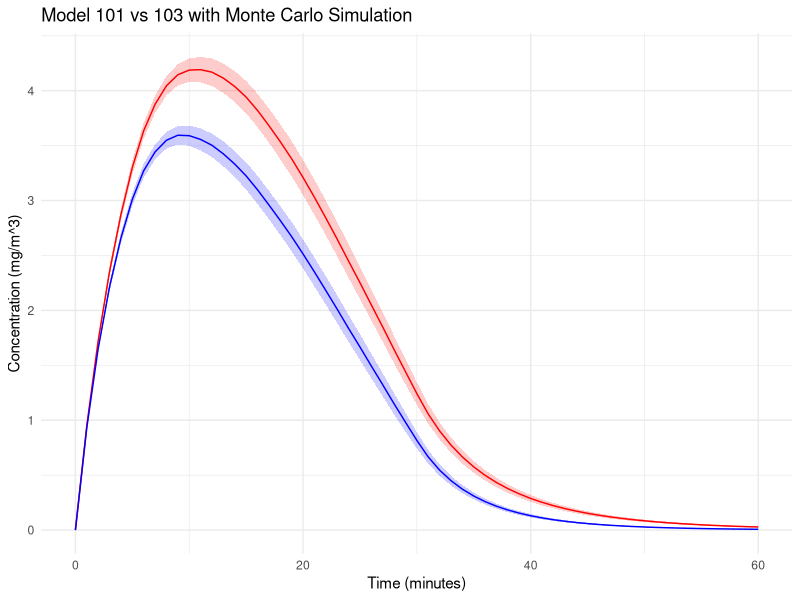
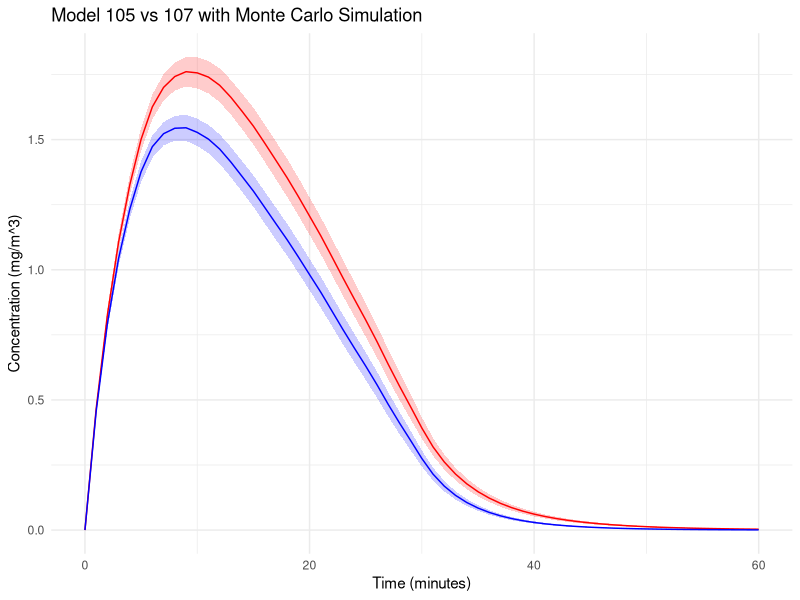
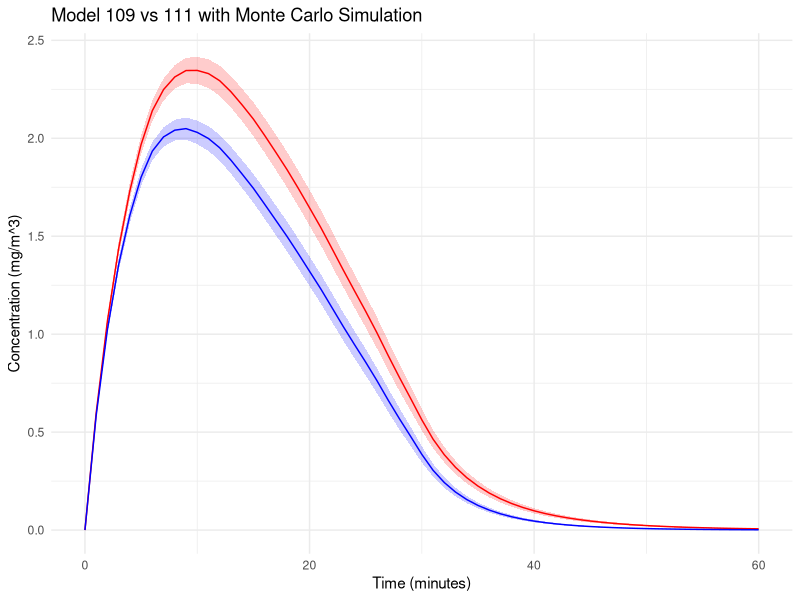
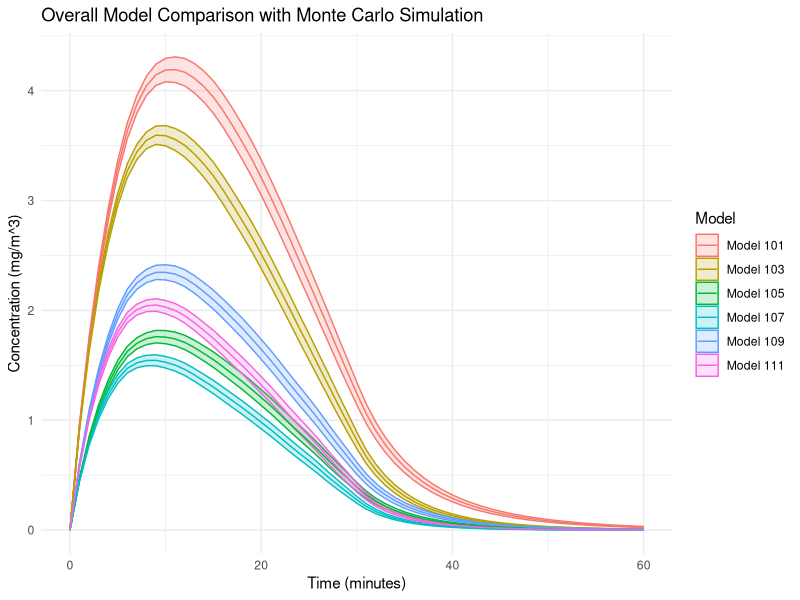
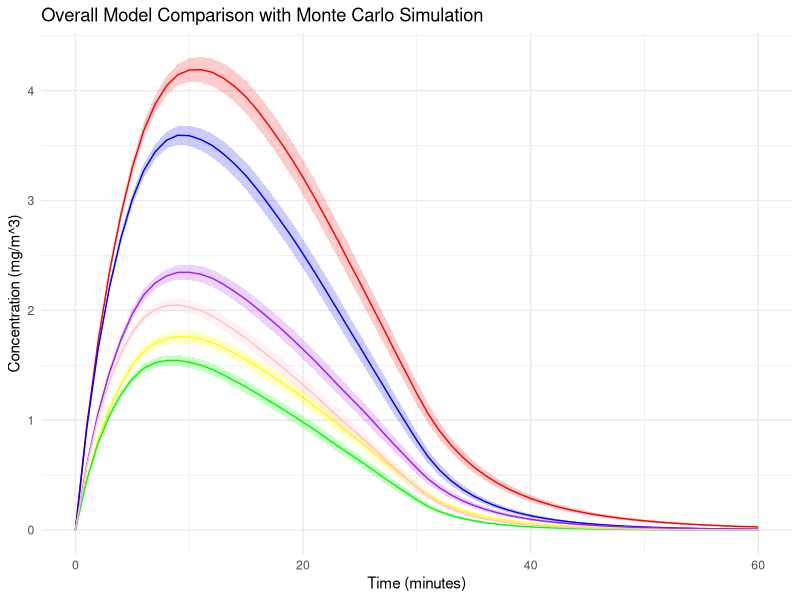

These figures' R source, in order:
# Define Model 100 with the gamma factor
model_100 <- function(G, Q, gamma) {
  C_steady <- gamma * G / Q
  return(C_steady)
}

# Define Model 101
model_101 <- function(G, Q, V, t_g, T) {
  # Create a time vector
  time_vector <- seq(0, T, by = 1)
  
# Calculate the phase of concentration increase
  C_rise <- sapply(time_vector, function(t) {
    if (t <= t_g) {
      return((G / Q) * (1 - exp((-Q * t) / V )))
    } else {
      return(NA)
    }
  })          
  
  # Concentration at the end of the emission phase as the initial concentration for the decay phase
  C0 <- (G / Q) * (1 - exp(-Q * t_g / V ))
  
  # Calculate the concentration decay phase
  C_decay <- sapply(time_vector, function(t) {
    if (t > t_g) {
      return(C0 * exp(-Q * (t - t_g) / V ))
    } else {
      return(NA)
    }
  })
  
  return(list(time = time_vector, concentration_rise = C_rise, concentration_decay = C_decay))
}


T <- 60   # Total time (minutes)
t_g <- 15 # Time of generation (minutes)
G <- 100  # mg/min
Q <- 20   # m^3/min
epsilon_L <- 0.5  # Efficiency of local exhaust
epsilon_L_F <- 0.75  # Efficiency of local exhaust filtration
Q_R <- 5  # m^3/min
epsilon_RF <- 0.9  # Efficiency of recirculation filtration
V <- 100  # m^3
gamma <- 0.25  


# Calculation of steady-state concentrations for model 100
C_steady_100 <- model_100(G, Q, gamma)

# Calculation of steady-state concentrations for model 101
results_101 <- model_101(G, Q, V, t_g, T)


# Define Model 102
model_102 <- function(G, Q, Q_R, epsilon_RF, gamma) {
  C_bar <- (gamma * G) / (Q + epsilon_RF * Q_R)
  C_RF <- C_bar * (1 - epsilon_RF)
  return(list(C_bar = C_bar, C_RF = C_RF))
}


# Define Model 103
model_103 <- function(G, Q, Q_R, epsilon_RF, V, t_g, T) {
  Q_instead <- Q + epsilon_RF * Q_R
  return(model_101(G, Q_instead, V, t_g, T))
}

T <- 60   # Total time (minutes)
t_g <- 15 # Time of generation (minutes)
G <- 100  # mg/min
Q <- 20   # m^3/min
epsilon_L <- 0.5  # Efficiency of local exhaust
epsilon_L_F <- 0.75  # Efficiency of local exhaust filtration
Q_R <- 5  # m^3/min
epsilon_RF <- 0.9  # Efficiency of recirculation filtration
V <- 100  # m^3
gamma <- 0.25  

results_102 <- model_102(G, Q, Q_R, epsilon_RF, gamma)
results_103 <- model_103(G, Q, Q_R, epsilon_RF, V, t_g, T)

#Visualization
library(ggplot2)
C_bar_1 <- results_102$C_bar

results_103_df <- data.frame(Time = results_103$time, 
                             Concentration = c(results_103$concentration_rise, results_103$concentration_decay))
results_103_df <- results_103_df[!is.na(results_103_df$Concentration), ]

# Monte Carlo

G_range <- c(60, 150)
Q_range <- c(10, 30)
Q_R_range <- c(2, 10)
V_range <- c(60, 150)
t_g_range <- c(5, 30)
T <- 60
gamma_range <- t_g_range / T
epsilon_RF_range <- c(0.5, 0.95)

# simulation times
n_simulations <- 1000

results_101 <- vector("list", n_simulations)
results_103 <- vector("list", n_simulations)

# Monte Carlo simulation
set.seed(123)
for (i in 1:n_simulations) {
    # Randomly selection
    G <- runif(1, G_range[1], G_range[2])
    Q <- runif(1, Q_range[1], Q_range[2])
    Q_R <- runif(1, Q_R_range[1], Q_R_range[2])
    V <- runif(1, V_range[1], V_range[2])
    t_g <- runif(1, t_g_range[1], t_g_range[2])
    gamma <- runif(1, gamma_range[1], gamma_range[2])
    epsilon_RF <- runif(1, epsilon_RF_range[1], epsilon_RF_range[2])
    
    results_101[[i]] <- model_101(G, Q, V, t_g, T)
    results_103[[i]] <- model_103(G, Q, Q_R, epsilon_RF, V, t_g, T)
}

# Transfer to data.frame
df_101 <- do.call(rbind, lapply(results_101, function(x) data.frame(Time = x$time, 
                                                                    Concentration = c(x$concentration_rise, x$concentration_decay))))
df_103 <- do.call(rbind, lapply(results_103, function(x) data.frame(Time = x$time, 
                                                                    Concentration = c(x$concentration_rise, x$concentration_decay))))

                                
average_and_ci <- function(df, n) {
    df_summary <- aggregate(Concentration ~ Time, data = df, mean)
    df_summary$SD <- aggregate(Concentration ~ Time, data = df, sd)$Concentration
    df_summary$CI_lower <- df_summary$Concentration - qt(0.975, df=n-1) * df_summary$SD / sqrt(n)
    df_summary$CI_upper <- df_summary$Concentration + qt(0.975, df=n-1) * df_summary$SD / sqrt(n)
    return(df_summary)
}

average_101 <- average_and_ci(df_101, n_simulations)
average_103 <- average_and_ci(df_103, n_simulations)

ggplot() +
    geom_ribbon(data = average_101, aes(x = Time, ymin = CI_lower, ymax = CI_upper), fill = "red", alpha = 0.2) +
    geom_line(data = average_101, aes(x = Time, y = Concentration), color = "red") +
    geom_ribbon(data = average_103, aes(x = Time, ymin = CI_lower, ymax = CI_upper), fill = "blue", alpha = 0.2) +
    geom_line(data = average_103, aes(x = Time, y = Concentration), color = "blue") +
    labs(title = "Model 101 vs 103 with Monte Carlo Simulation",
         x = "Time (minutes)", 
         y = "Concentration (mg/m^3)") +
    theme_minimal()






# Define Model 104
model_104 <- function(G, Q, Q_L, epsilon_L, gamma) {
  C_avg <- (gamma * G * (1 - epsilon_L)) / (Q + Q_L)
  C_L_avg <- C_avg + (epsilon_L * gamma * G) / Q_L
  return(list(C_avg = C_avg, C_L_avg = C_L_avg))
}


# Define Model 105
model_105 <- function(G, Q, Q_L, epsilon_L, V, t_g, T) {
  # Create a time vector
  time_vector <- seq(0, T, by = 1)
  
  C_rise <- sapply(time_vector, function(t) {
    if (t <= t_g) {
      return(((G * (1 - epsilon_L)) / (Q + Q_L)) * (1 - exp((-(Q + Q_L) * t) / V)))
    } else {
      return(NA)
    }
  })
  
  C0 <- (G * (1 - epsilon_L)) / (Q + Q_L) * (1 - exp((-(Q + Q_L) * t_g) / V))
  
  C_decay <- sapply(time_vector, function(t) {
    if (t > t_g) {
      return(C0 * exp((-(Q + Q_L) * (t - t_g)) / V))
    } else {
      return(NA)
    }
  })
  
  return(list(time = time_vector, concentration_rise = C_rise, concentration_decay = C_decay))
}


# Define Model 106
model_106 <- function(G, Q, Q_L, epsilon_L, Q_R, epsilon_RF, gamma) {
  C_avg <- (gamma * G * (1 - epsilon_L)) / ((Q + epsilon_RF * Q_R) + Q_L)
  C_L_avg <- C_avg + (epsilon_L * gamma * G) / Q_L
  C_RF <- C_avg * (1 - epsilon_RF)
  return(list(C_avg = C_avg, C_L_avg = C_L_avg, C_RF = C_RF))
}


# Define Model 107
model_107 <- function(G, Q, Q_L, epsilon_L, Q_R, epsilon_RF, V, t_g, T) {
  Q_instead <- Q + epsilon_RF * Q_R
  return(model_105(G, Q_instead, Q_L, epsilon_L, V, t_g, T))
}


T <- 60   # Total time (minutes)
t_g <- 15 # Time of generation (minutes)
G <- 100  # mg/min
Q <- 20   # m^3/min
Q_L <- 5  # m^3/min
epsilon_L <- 0.5  # Efficiency of local exhaust
epsilon_L_F <- 0.75  # Efficiency of local exhaust filtration
Q_R <- 5  # m^3/min
epsilon_RF <- 0.9  # Efficiency of recirculation filtration
V <- 100  # m^3
gamma <- 0.25 


# Monte Carlo

G_range <- c(60, 150)
Q_range <- c(10, 30)
Q_L_range <- c(2, 8)
epsilon_L_range <- c(0.2, 0.8)
epsilon_L_F_range <- c(0.5, 0.95)
Q_R_range <- c(2, 10)
epsilon_RF_range <- c(0.5, 0.95)
V_range <- c(60, 150)
t_g_range <- c(5, 30)
T <- 60
gamma_range <- t_g_range / T


# simulation times
n_simulations <- 1000

results_105 <- vector("list", n_simulations)
results_107 <- vector("list", n_simulations)

# Monte Carlo simulation
set.seed(123)
for (i in 1:n_simulations) {
    # Randomly selection
    G <- runif(1, G_range[1], G_range[2])
    Q <- runif(1, Q_range[1], Q_range[2])
    Q_L <- runif(1, Q_L_range[1], Q_L_range[2])
    epsilon_L <- runif(1, epsilon_L_range[1], epsilon_L_range[2])
    epsilon_L_F <- runif(1, epsilon_L_F_range[1], epsilon_L_F_range[2])
    Q_R <- runif(1, Q_R_range[1], Q_R_range[2])
    V <- runif(1, V_range[1], V_range[2])
    t_g <- runif(1, t_g_range[1], t_g_range[2])
    gamma <- runif(1, gamma_range[1], gamma_range[2])
    epsilon_RF <- runif(1, epsilon_RF_range[1], epsilon_RF_range[2])
    
    results_105[[i]] <- model_105(G, Q, Q_L, epsilon_L, V, t_g, T)
    results_107[[i]] <- model_107(G, Q, Q_L, epsilon_L, Q_R, epsilon_RF, V, t_g, T)
}

# Transfer to data.frame
df_105 <- do.call(rbind, lapply(results_105, function(x) data.frame(Time = x$time, 
                                                                    Concentration = c(x$concentration_rise, x$concentration_decay))))

df_107 <- do.call(rbind, lapply(results_107, function(x) data.frame(Time = x$time, 
                                                                    Concentration = c(x$concentration_rise, x$concentration_decay))))

                                
average_and_ci <- function(df, n) {
    df_summary <- aggregate(Concentration ~ Time, data = df, mean)
    df_summary$SD <- aggregate(Concentration ~ Time, data = df, sd)$Concentration
    df_summary$CI_lower <- df_summary$Concentration - qt(0.975, df=n-1) * df_summary$SD / sqrt(n)
    df_summary$CI_upper <- df_summary$Concentration + qt(0.975, df=n-1) * df_summary$SD / sqrt(n)
    return(df_summary)
}

average_105 <- average_and_ci(df_105, n_simulations)
average_107 <- average_and_ci(df_107, n_simulations)


ggplot() +
    geom_ribbon(data = average_105, aes(x = Time, ymin = CI_lower, ymax = CI_upper), fill = "red", alpha = 0.2) +
    geom_line(data = average_105, aes(x = Time, y = Concentration), color = "red") +
    geom_ribbon(data = average_107, aes(x = Time, ymin = CI_lower, ymax = CI_upper), fill = "blue", alpha = 0.2) +
    geom_line(data = average_107, aes(x = Time, y = Concentration), color = "blue") +
    labs(title = "Model 105 vs 107 with Monte Carlo Simulation",
         x = "Time (minutes)", 
         y = "Concentration (mg/m^3)") +
    theme_minimal()


                                
# Define Model 108
model_108 <- function(G, Q, Q_L, epsilon_L, epsilon_L_F, gamma) {
  C_avg <- (gamma * G * (1 - epsilon_L * epsilon_L_F)) / (Q + epsilon_L_F * Q_L)
  C_LE <- C_avg + (epsilon_L * gamma * G) / Q_L
  C_LF <- C_LE * (1 - epsilon_L_F)
  return(list(C_avg = C_avg, C_LE = C_LE, C_LF = C_LF))
}


# Define Model 109
model_109 <- function(G, Q, Q_L, epsilon_L, epsilon_L_F, V, t_g, T) {
  # Create a time vector
  time_vector <- seq(0, T, by = 1)
  
  C_rise <- sapply(time_vector, function(t) {
    if (t <= t_g) {
      return(((G * (1 - epsilon_L * epsilon_L_F)) / (Q + epsilon_L_F * Q_L)) * (1 - exp((-(Q + epsilon_L_F * Q_L) * t) / V)))
    } else {
      return(NA)
    }
  })
  
  C0 <- ((G * (1 - epsilon_L * epsilon_L_F)) / (Q + epsilon_L_F * Q_L)) * (1 - exp((-(Q + epsilon_L_F * Q_L) * t_g) / V))
  
  C_decay <- sapply(time_vector, function(t) {
    if (t > t_g) {
      return(C0 * exp((-(Q + epsilon_L_F * Q_L) * (t - t_g)) / V))
    } else {
      return(NA)
    }
  })
  
  return(list(time = time_vector, concentration_rise = C_rise, concentration_decay = C_decay))
}


# Define Model 110
model_110 <- function(G, Q, Q_L, epsilon_L, epsilon_L_F, Q_R, epsilon_RF, gamma) {
  C_avg <- (gamma * G * (1 - epsilon_L * epsilon_L_F)) / ((Q + epsilon_RF * Q_R) + epsilon_L_F * Q_L)
  C_LE <- C_avg + (epsilon_L * gamma * G) / Q_L
  C_LF <- C_LE * (1 - epsilon_L_F)
  C_RF <- C_avg * (1 - epsilon_RF)
  return(list(C_avg = C_avg, C_LE = C_LE, C_LF = C_LF, C_RF = C_RF))
}


# Define Model 111
model_111 <- function(G, Q, Q_L, epsilon_L, epsilon_L_F, Q_R, epsilon_RF, V, t_g, T) {
  Q_instead <- Q + epsilon_RF * Q_R
  return(model_109(G, Q_instead, Q_L, epsilon_L, epsilon_L_F, V, t_g, T))
}


T <- 60   # Total time (minutes)
t_g <- 15 # Time of generation (minutes)
G <- 100  # mg/min
Q <- 20   # m^3/min
Q_L <- 5  # m^3/min
epsilon_L <- 0.5  # Efficiency of local exhaust
epsilon_L_F <- 0.75  # Efficiency of local exhaust filtration
Q_R <- 5  # m^3/min
epsilon_RF <- 0.9  # Efficiency of recirculation filtration
V <- 100  # m^3
gamma <- 0.25 

                                
# Monte Carlo

G_range <- c(60, 150)
Q_range <- c(10, 30)
Q_L_range <- c(2, 8)
epsilon_L_range <- c(0.2, 0.8)
epsilon_L_F_range <- c(0.5, 0.95)
Q_R_range <- c(2, 10)
epsilon_RF_range <- c(0.5, 0.95)
V_range <- c(60, 150)
t_g_range <- c(5, 30)
T <- 60
gamma_range <- t_g_range / T


# simulation times
n_simulations <- 1000
                                
results_109 <- vector("list", n_simulations)
results_111 <- vector("list", n_simulations)

set.seed(123)
for (i in 1:n_simulations) {
    # Randomly selection
    G <- runif(1, G_range[1], G_range[2])
    Q <- runif(1, Q_range[1], Q_range[2])
    Q_L <- runif(1, Q_L_range[1], Q_L_range[2])
    epsilon_L <- runif(1, epsilon_L_range[1], epsilon_L_range[2])
    epsilon_L_F <- runif(1, epsilon_L_F_range[1], epsilon_L_F_range[2])
    Q_R <- runif(1, Q_R_range[1], Q_R_range[2])
    V <- runif(1, V_range[1], V_range[2])
    t_g <- runif(1, t_g_range[1], t_g_range[2])
    gamma <- runif(1, gamma_range[1], gamma_range[2])
    epsilon_RF <- runif(1, epsilon_RF_range[1], epsilon_RF_range[2])

    results_109[[i]] <- model_109(G, Q, Q_L, epsilon_L, epsilon_L_F, V, t_g, T)
    results_111[[i]] <- model_111(G, Q, Q_L, epsilon_L, epsilon_L_F, Q_R, epsilon_RF, V, t_g, T)
}


# Transfer to data.frame
df_109 <- do.call(rbind, lapply(results_109, function(x) data.frame(Time = x$time, 
                                                                    Concentration = c(x$concentration_rise, x$concentration_decay))))

df_111 <- do.call(rbind, lapply(results_111, function(x) data.frame(Time = x$time, 
                                                                    Concentration = c(x$concentration_rise, x$concentration_decay))))

# Calculate Average and Confidence Interval
average_109 <- average_and_ci(df_109, n_simulations)
average_111 <- average_and_ci(df_111, n_simulations)

# Plotting with ggplot
ggplot() +
    geom_ribbon(data = average_109, aes(x = Time, ymin = CI_lower, ymax = CI_upper), fill = "red", alpha = 0.2) +
    geom_line(data = average_109, aes(x = Time, y = Concentration), color = "red") +
    geom_ribbon(data = average_111, aes(x = Time, ymin = CI_lower, ymax = CI_upper), fill = "blue", alpha = 0.2) +
    geom_line(data = average_111, aes(x = Time, y = Concentration), color = "blue") +
    labs(title = "Model 109 vs 111 with Monte Carlo Simulation",
         x = "Time (minutes)", 
         y = "Concentration (mg/m^3)") +
    theme_minimal()

                                
                                

# Overall comparison
average_101$Model <- "Model 101"
average_103$Model <- "Model 103"
average_105$Model <- "Model 105"
average_107$Model <- "Model 107"
average_109$Model <- "Model 109"
average_111$Model <- "Model 111"

combined_averages <- rbind(average_101, average_103, average_105, average_107, average_109, average_111)

ggplot(combined_averages, aes(x = Time, y = Concentration, color = Model)) +
    geom_ribbon(aes(ymin = CI_lower, ymax = CI_upper, fill = Model), alpha = 0.2) +
    geom_line() +
    labs(title = "Overall Model Comparison with Monte Carlo Simulation",
         x = "Time (minutes)", 
         y = "Concentration (mg/m^3)") +
    theme_minimal()  

 # Or

 ggplot() +
    geom_ribbon(data = average_101, aes(x = Time, ymin = CI_lower, ymax = CI_upper), fill = "red", alpha = 0.2) +
    geom_line(data = average_101, aes(x = Time, y = Concentration), color = "red") +
    geom_ribbon(data = average_103, aes(x = Time, ymin = CI_lower, ymax = CI_upper), fill = "blue", alpha = 0.2) +
    geom_line(data = average_103, aes(x = Time, y = Concentration), color = "blue") +
    geom_ribbon(data = average_105, aes(x = Time, ymin = CI_lower, ymax = CI_upper), fill = "yellow", alpha = 0.2) +
    geom_line(data = average_105, aes(x = Time, y = Concentration), color = "yellow") +
    geom_ribbon(data = average_107, aes(x = Time, ymin = CI_lower, ymax = CI_upper), fill = "green", alpha = 0.2) +
    geom_line(data = average_107, aes(x = Time, y = Concentration), color = "green") +
    geom_ribbon(data = average_109, aes(x = Time, ymin = CI_lower, ymax = CI_upper), fill = "purple", alpha = 0.2) +
    geom_line(data = average_109, aes(x = Time, y = Concentration), color = "purple") +
    geom_ribbon(data = average_111, aes(x = Time, ymin = CI_lower, ymax = CI_upper), fill = "pink", alpha = 0.2) +
    geom_line(data = average_111, aes(x = Time, y = Concentration), color = "pink") +
    labs(title = "Overall Model Comparison with Monte Carlo Simulation",
         x = "Time (minutes)",
         y = "Concentration (mg/m^3)") +
    theme_minimal()                               
